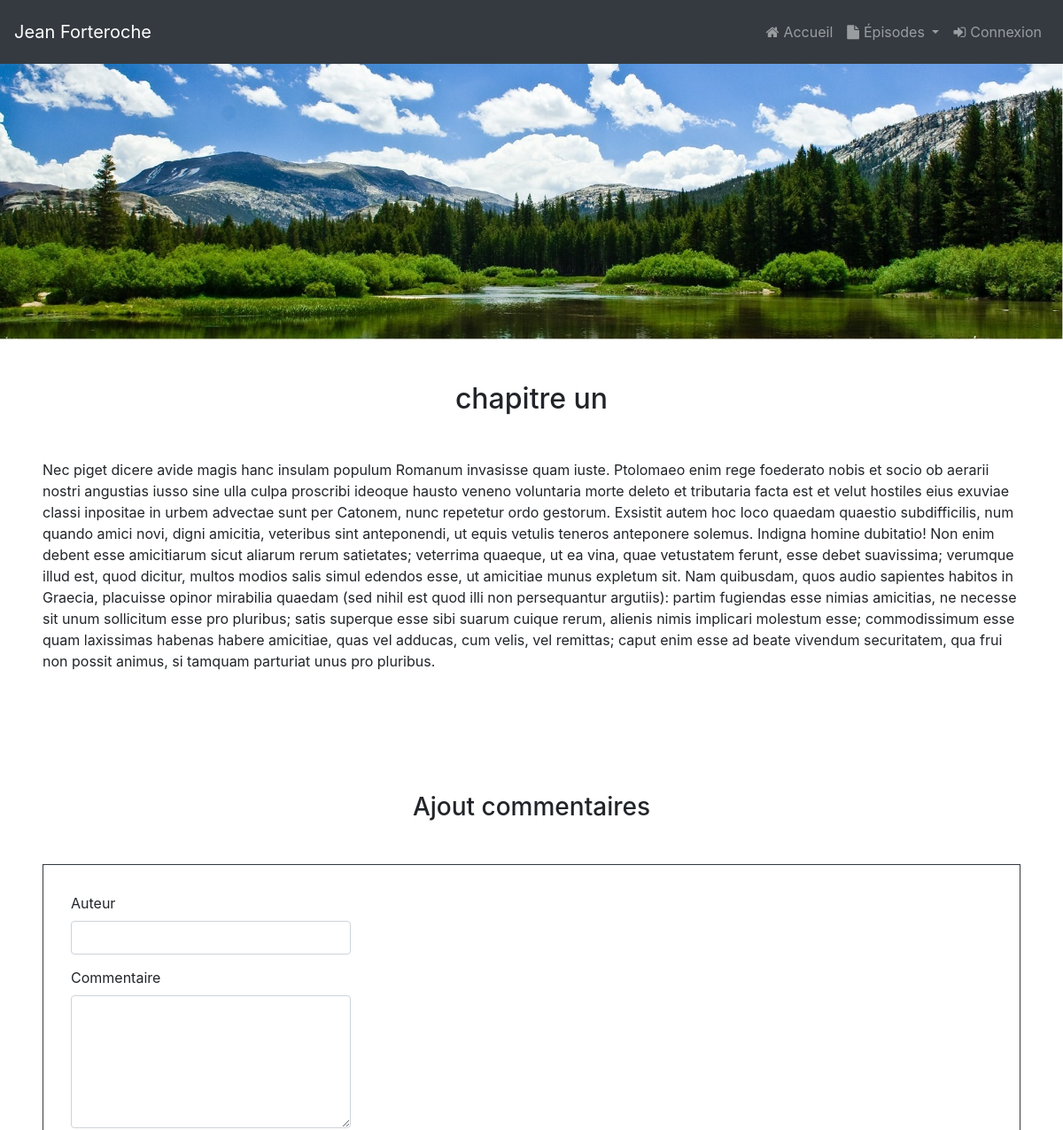
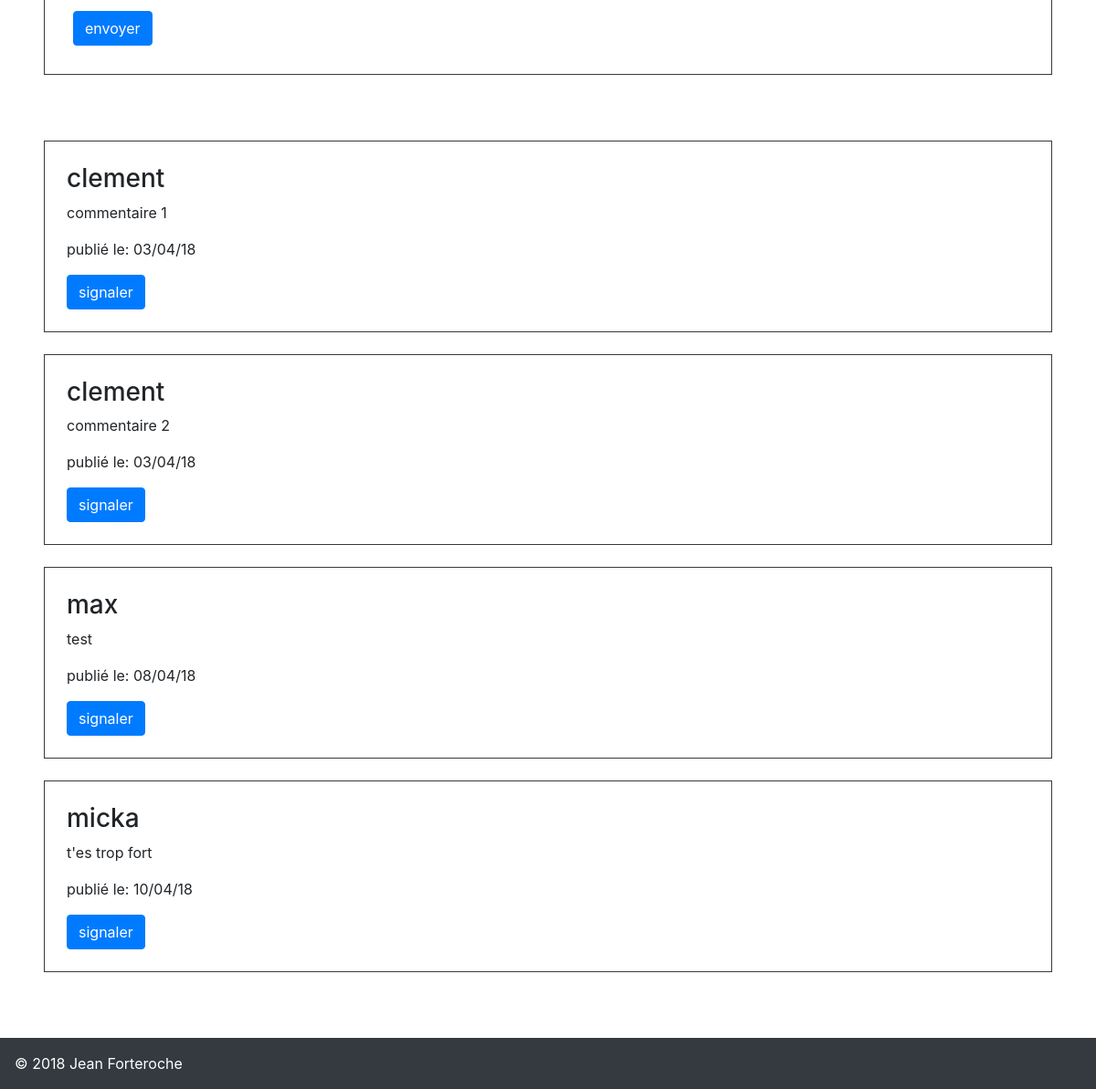
Page /index.php?action=post&id=1 on the earlier database version (2 pictures, top to bottom).
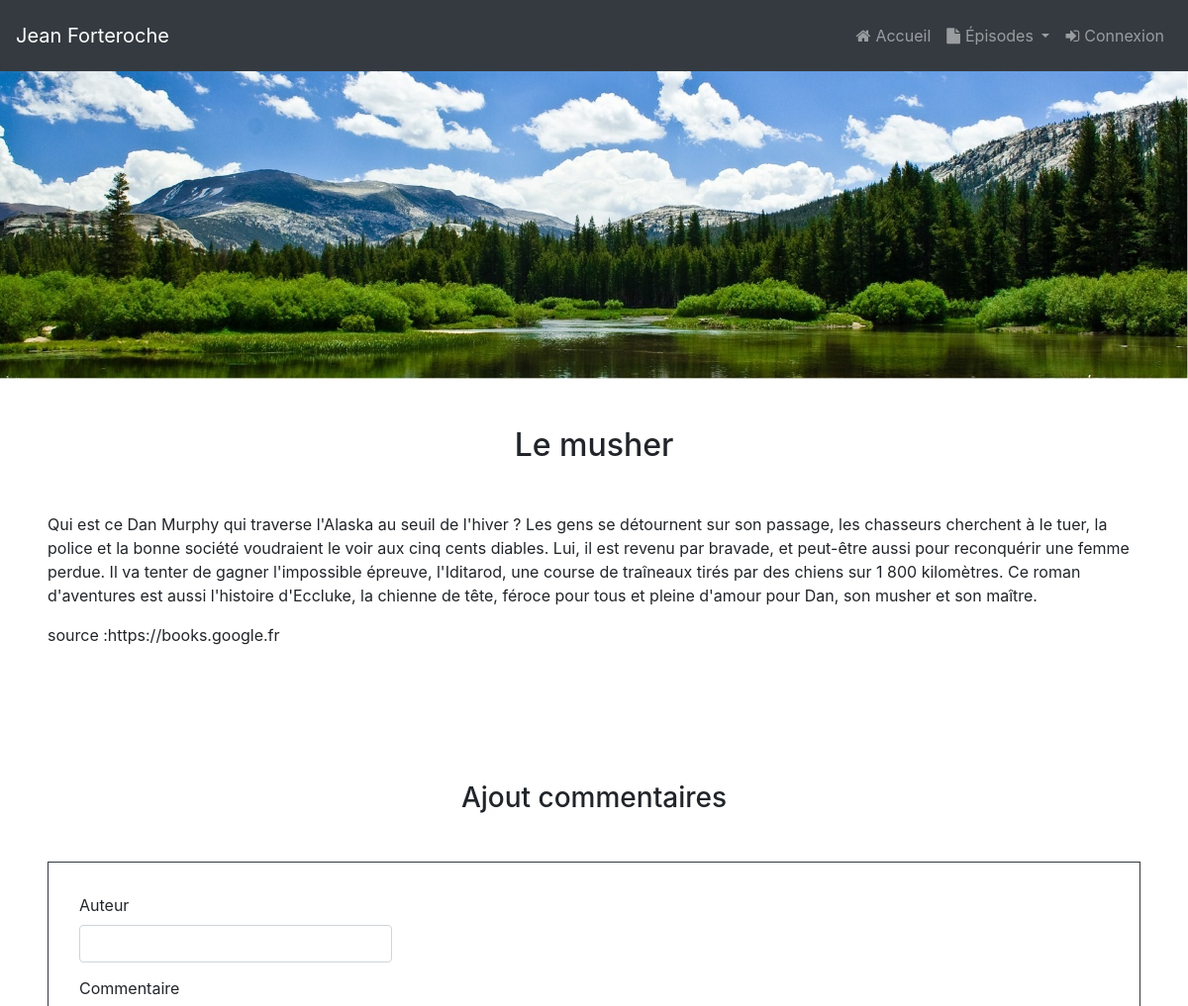
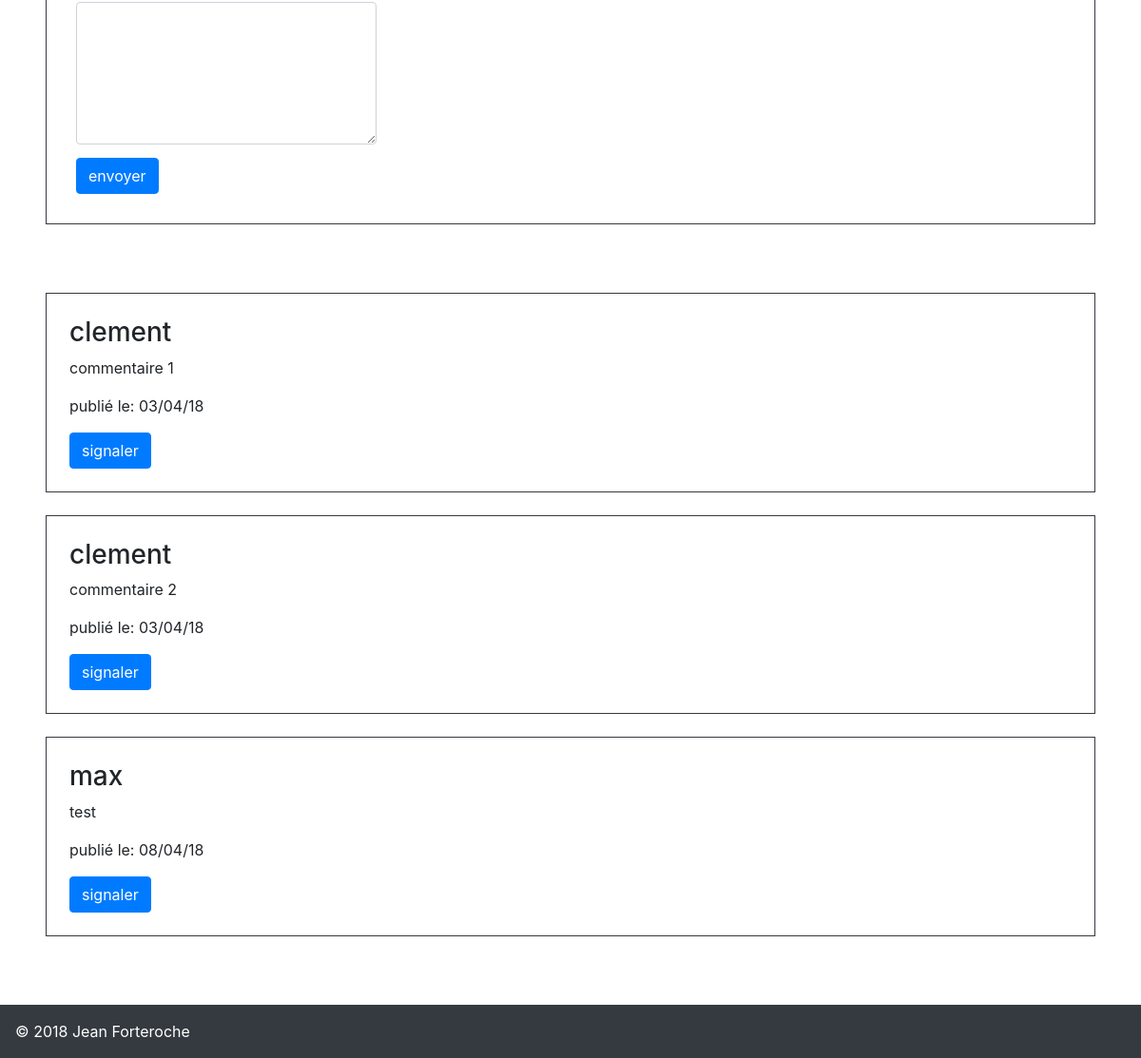
Same page on the later database version (2 pictures, top to bottom).
### tables this page shows
CREATE TABLE `posts` (
  `id` int(11) NOT NULL,
  `title` varchar(255) NOT NULL,
  `content` text NOT NULL,
  `date_created` datetime NOT NULL
);

CREATE TABLE `comments` (
  `id` int(11) NOT NULL,
  `post_id` int(11) NOT NULL,
  `author` varchar(255) NOT NULL,
  `comment` varchar(255) NOT NULL,
  `date_comment` date NOT NULL,
  `reported_comment` tinyint(1) NOT NULL DEFAULT '0'
);

### controller/FrontendController.php (called while the page is built, shortened)
<?php
require_once('dao/PostDAO.php');
require_once('dao/CommentDAO.php');
class FrontendController
{
    private $postDAO;
    private $commentDAO;
    public function __construct()
    {
        $this->postDAO = new PostDAO();
        $this->commentDAO = new CommentDAO();
    }
    public function post()
    {
        $post = $this->postDAO->getPost($_GET['id']);
        $comment = $this->commentDAO->getComments($_GET['id']);
        $posts = $this->postDAO->getPosts();
        require('view/chapitre.php');
    }
}

### dao/PostDAO.php (called while the page is built, shortened)
<?php
require_once('model/Post.php');
class PostDAO extends BaseDAO
{
    public function getPosts()
    {
        $db = $this->dbConnect();
        $req = $db->query('SELECT *, DATE_FORMAT(date_created, \'%d/%m/%y\') as created_date FROM posts');
        $posts = [];
        while($post = $req->fetch()){
            array_push($posts, new Post($post['id'], $post['title'], $post['content'], $post['created_date']));
        }
        return $posts;
    }
    public function getPost($postId)
    {
        $db = $this->dbConnect();
        $req = $db->prepare('SELECT * FROM posts WHERE id = ?');
        $req->execute(array($postId));
        $post = $req->fetch();
        return new Post($post['id'], $post['title'], $post['content'], $post['date_created']);
    }
}

### model/Post.php (called while the page is built, shortened)
<?php
class Post
{
    private $id;
    private $title;
    private $content;
    public function __construct($id, $title, $content, $dateCreated)
    {
        $this->id = $id;
        $this->title = $title;
        $this->content = $content;
    }
    public function getId()
    {
        return $this->id;
    }
    public function getTitle()
    {
        return $this->title;
    }
    public function getContent()
    {
        return $this->content;
    }
}

### dao/CommentDAO.php (called while the page is built, shortened)
<?php
require_once('model/Comment.php');
class CommentDAO extends BaseDAO
{
    public function getComments($postId)
    {
        $db = $this->dbConnect();
        $req = $db->prepare('SELECT *, DATE_FORMAT(date_comment, \'%d/%m/%y\') AS comment_date FROM comments WHERE post_id = ?');
        $req->execute(array($postId));
        $comments = [];
        while($comment = $req->fetch()){
            array_push($comments, new Comment($comment['id'], $comment['post_id'], $comment['author'], $comment['comment'], $comment['comment_date']));
        }
        return $comments;
    }
}

### model/Comment.php (called while the page is built, shortened)
<?php
class Comment
{
    private $id;
    private $author;
    private $comment;
    private $dateComment;
    public function __construct($id, $postId, $author, $comment, $dateComment)
    {
        $this->id = $id;
        $this->author = $author;
        $this->comment = $comment;
        $this->dateComment = $dateComment;
    }
    public function getId()
    {
        return $this->id;
    }
    public function getAuthor()
    {
        return $this->author;
    }
    public function getComment()
    {
        return $this->comment;
    }
    public function getDateComment()
    {
        return $this->dateComment;
    }
}

### view/chapitre.php (the view, shortened to what the changed rows need)
<!DOCTYPE html>
<html lang="fr">
<head>
    <link rel='stylesheet' href='https://cdnjs.cloudflare.com/ajax/libs/font-awesome/4.7.0/css/font-awesome.min.css'/>
    <link rel='stylesheet' href='https://cdnjs.cloudflare.com/ajax/libs/twitter-bootstrap/4.0.0/css/bootstrap.min.css'/>
    <link rel="stylesheet" href="public/nav.css">
    <link rel="stylesheet" href="public/comment.css">
    <link rel="stylesheet" href="public/margin.css">
</head>
<body>
    <?php include('templates/nav.php');?>
    <?php include('templates/header.php');?>
    <div class="post m-1 p-2 m-md-4 p-md-4">
        <h2 class="text-center mb-5"> <?php echo htmlspecialchars($post->getTitle()); ?> </h2>
        <p> <?php echo $post->getContent(); ?> </p>
    </div>
    <div class="addComment m-1 p-2 m-md-4 p-md-4">
        <h3 class="text-center m-2 m-md-5">Ajout commentaires</h3>
        <form class="border border-dark p-4" action="index.php?action=addComment&amp;id=<?php echo $post->getId(); ?>" method="post">
            <div class="comment-input">
                <label for="author">Auteur</label><br />
                <input class="form-control" type="text" id="author" name="author"/>
            </div>
            <div class="comment-input ">
                <label for="comment">Commentaire</label><br />
                <textarea class="form-control comment-height" id="comment" name="comment"></textarea>
            </div>
            <div class="comment-input ">
                <input class="btn btn-primary" type="submit" value="envoyer"/>
            </div>
        </form>
    </div>
    <div class="comment m-1 p-2 m-md-4 p-md-4">
        <?php
            foreach ($comment as $comment)
            {
            ?>
            <div class="comments border border-dark mb-4 p-4">
                <h3> <?php echo htmlspecialchars($comment->getAuthor()); ?> </h3>
                <p> <?php echo htmlspecialchars($comment->getComment()); ?> </p>
                <p>publié le: <?php echo htmlspecialchars($comment->getDateComment()); ?></p>
                <form action="index.php?action=reportComment&amp;id=<?php echo $comment->getId();?>" method="post">
                    <div>
                        <input class="btn btn-primary" type="submit" value="signaler"/>
                    </div>
                </form>
            </div>
            <?php
            }
        ?>
    </div>
    <?php include('templates/footer.php');?>
</body>
</html>

Differences in the rows shown:
removed comments: author "micka", comment "t'es trop fort", DateComment "10/04/18"
changed posts: title "chapitre un" → "Le musher"; content "Nec piget dicere avide magis hanc insulam populum Romanum invasisse quam iuste. Ptolomaeo enim rege foederato nobis et socio ob aerarii nostri angustias iusso sine ulla culpa proscribi ideoque hausto veneno voluntaria morte deleto et tributaria facta est et velut hostiles eius exuviae classi inpositae in urbem advectae sunt per Catonem, nunc repetetur ordo gestorum. Exsistit autem hoc loco quaedam quaestio subdifficilis, num quando amici novi, digni amicitia, veteribus sint anteponendi, ut equis vetulis teneros anteponere solemus. Indigna homine dubitatio! Non enim debent esse amicitiarum sicut aliarum rerum satietates; veterrima quaeque, ut ea vina, quae vetustatem ferunt, esse debet…" → "Qui est ce Dan Murphy qui traverse l'Alaska au seuil de l'hiver ? Les gens se détournent sur son passage, les chasseurs cherchent à le tuer, la police et la bonne société voudraient le voir aux cinq cents diables. Lui, il est revenu par bravade, et peut-être aussi pour reconquérir une femme perdue. Il va tenter de gagner l'impossible épreuve, l'Iditarod, une course de traîneaux tirés par des chiens sur 1 800 kilomètres. Ce roman d'aventures est aussi l'histoire d'Eccluke, la chienne de tête, féroce pour tous et pleine d'amour pour Dan, son musher et son maître. source :https://books.google.fr"
